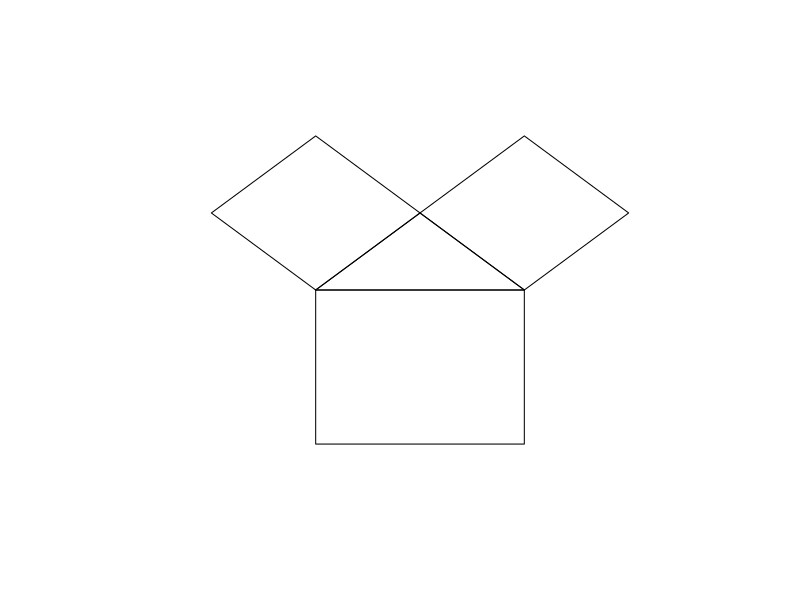

Here is the R script that generated this plot: (Note: this script raises an error after producing the figure.)
setwd("C:/Users/18904/Github/junior-mathematics/codes")

plot101_1 = function(){
  plot(0,0,xlim=c(-1,5),ylim=c(-0.5,4.5),type="n",axes=FALSE,xlab="",ylab="")
  rect(1,0,3,2,lty=1)
  segments(1,2,3,2,lty=1)
  segments(1,2,2,3,lty=1)
  segments(3,2,2,3,lty=1)
  polygon(c(1,2,1,0),c(2,3,4,3),lty=1)
  polygon(c(3,2,3,4),c(2,3,4,3),lty=1)
}
cairo_pdf("../figures/week101-1.pdf", width=4, height=4, family="sans")
plot101_1(); dev.off()
svglite::svglite("../figures/week101-1.svg", width=4, height=4)
plot101_1(); dev.off()
